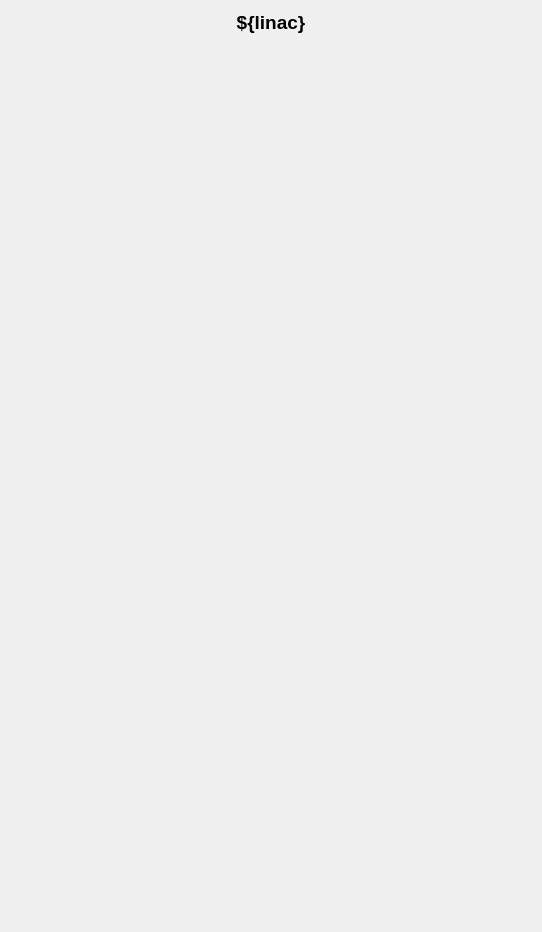
<?xml version="1.0" encoding="UTF-8"?>
<ui version="4.0">
 <class>Form</class>
 <widget class="QWidget" name="Form">
  <property name="geometry">
   <rect>
    <x>0</x>
    <y>0</y>
    <width>542</width>
    <height>932</height>
   </rect>
  </property>
  <property name="windowTitle">
   <string>Form</string>
  </property>
  <layout class="QVBoxLayout" name="verticalLayout">
   <item>
    <widget class="PyDMLabel" name="Linac">
     <property name="sizePolicy">
      <sizepolicy hsizetype="Preferred" vsizetype="Preferred">
       <horstretch>0</horstretch>
       <verstretch>0</verstretch>
      </sizepolicy>
     </property>
     <property name="font">
      <font>
       <pointsize>14</pointsize>
       <weight>75</weight>
       <bold>true</bold>
      </font>
     </property>
     <property name="toolTip">
      <string/>
     </property>
     <property name="accessibleName">
      <string>${cryomoduleName}</string>
     </property>
     <property name="text">
      <string>${linac}</string>
     </property>
     <property name="alignment">
      <set>Qt::AlignCenter</set>
     </property>
    </widget>
   </item>
   <item>
    <widget class="PyDMTemplateRepeater" name="linac2">
     <property name="sizePolicy">
      <sizepolicy hsizetype="MinimumExpanding" vsizetype="MinimumExpanding">
       <horstretch>0</horstretch>
       <verstretch>0</verstretch>
      </sizepolicy>
     </property>
     <property name="toolTip">
      <string/>
     </property>
     <property name="layoutType" stdset="0">
      <enum>PyDMTemplateRepeater::Horizontal</enum>
     </property>
     <property name="layoutSpacing" stdset="0">
      <number>1</number>
     </property>
     <property name="countShownInDesigner" stdset="0">
      <number>4</number>
     </property>
     <property name="templateFilename" stdset="0">
      <string>cryomoduleTemplateRepeater.ui</string>
     </property>
     <property name="dataSource" stdset="0">
      <string>linac2.json</string>
     </property>
    </widget>
   </item>
  </layout>
 </widget>
 <customwidgets>
  <customwidget>
   <class>PyDMLabel</class>
   <extends>QLabel</extends>
   <header>pydm.widgets.label</header>
  </customwidget>
  <customwidget>
   <class>PyDMTemplateRepeater</class>
   <extends>QFrame</extends>
   <header>pydm.widgets.template_repeater</header>
  </customwidget>
 </customwidgets>
 <resources/>
 <connections/>
</ui>
